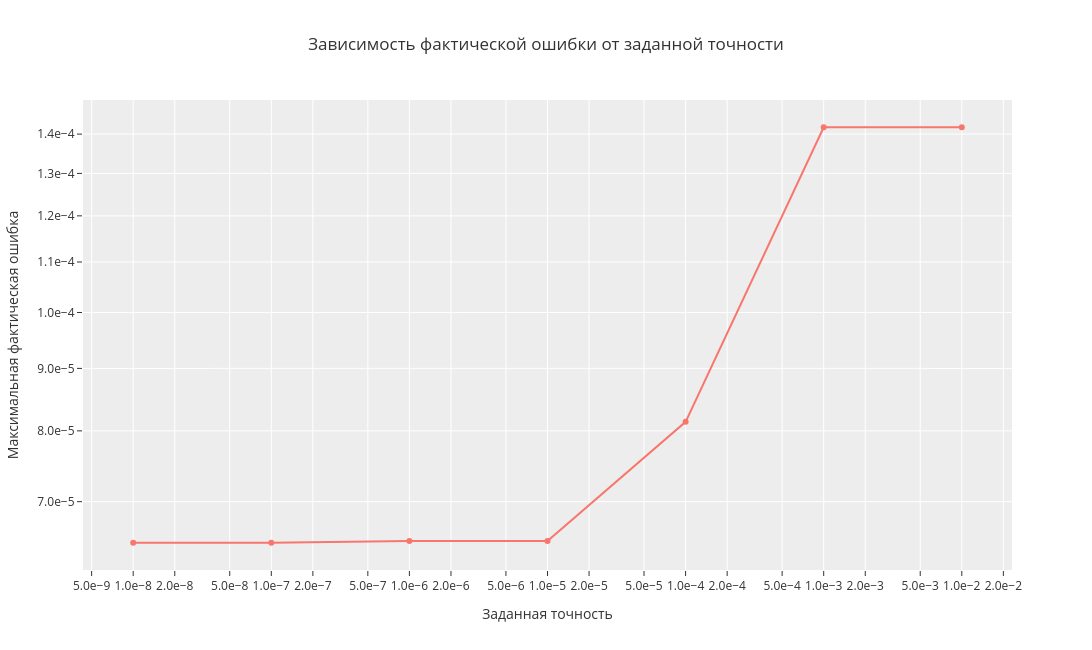

Here is the notebook cell this chart was saved with:
### Code cell
fig_accuracy = go.Figure()

fig_accuracy.add_trace(
    go.Scatter(
        x=accuracy["eps"],
        y=accuracy["max_error"],
        mode="lines+markers",
        name="Фактическая ошибка"
    )
)

fig_accuracy.update_layout(
    title="Зависимость фактической ошибки от заданной точности",
    xaxis_title="Заданная точность",
    yaxis_title="Максимальная фактическая ошибка",
    template="ggplot2",
    hovermode="x unified",
    height=650,
    width=1200
)

fig_accuracy.update_yaxes(
    type="log",
    tickformat=".1e",
)

fig_accuracy.update_xaxes(
    type="log",
        tickformat=".1e"
    )

fig_accuracy.show()

### Figure 1 — Plotly figure (JSON) as saved in the notebook; plotly's stock layout.template omitted (floating-point values rounded to 4 significant figures)
{"data": [{"mode": "lines+markers", "name": "Фактическая ошибка", "type": "scatter", "x": [0.01, 0.001, 0.0001, 1e-05, 1e-06, 1e-07, 1e-08], "y": [0.0001418, 0.0001418, 8.138e-05, 6.499e-05, 6.5e-05, 6.478e-05, 6.478e-05]}], "layout": {"height": 650, "hovermode": "x unified", "title": {"text": "Зависимость фактической ошибки от заданной точности"}, "width": 1200, "xaxis": {"tickformat": ".1e", "title": {"text": "Заданная точность"}, "type": "log"}, "yaxis": {"tickformat": ".1e", "title": {"text": "Максимальная фактическая ошибка"}, "type": "log"}}}
